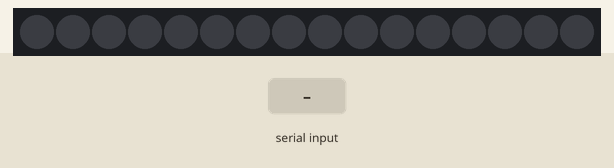
This sketch was run on a simulated Arduino Uno, built with avr-gcc and run on an emulated ATmega328P. Parts: 16 RGB LEDs in strip order, left to right. The test bench sets the inputs (shaded band). What the sketch prints to the serial monitor is not drawn.

Above: at 1.2 s.
1.3 s: byte 65 (65) received over Serial
At 9.5 s:
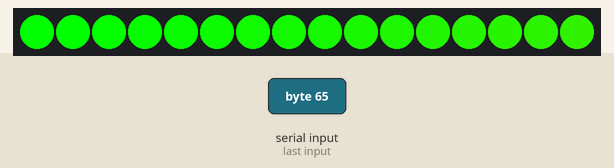
9.8 s: "P" received over Serial
At 12.7 s:
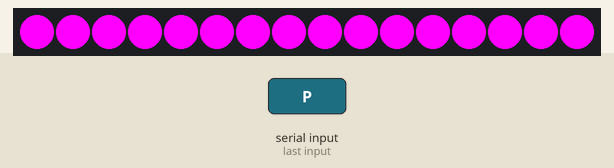
12.8 s: byte 89 (89) received over Serial
At 15.7 s:
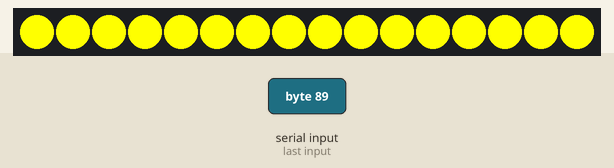
15.8 s: byte 83 (83) received over Serial
At 18.7 s:
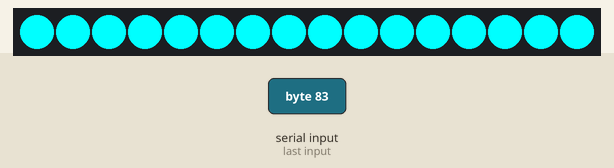
18.8 s: byte 76 (76) received over Serial
At 21.7 s:
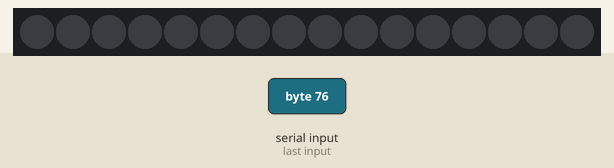
21.8 s: byte 79 (79) received over Serial
At 25.5 s:
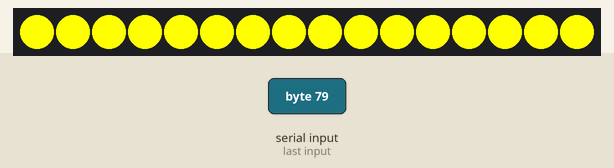

Measured:
- after the input at 1.3 s, the LEDs: first change after 2.0 s (image 1 shows a later state)
- after the input at 9.8 s, the LEDs: first change after 2.0 s (image 2 shows a later state)
- after the input at 12.8 s, the LEDs: first change after 2.0 s (image 3 shows a later state)
- after the input at 15.8 s, the LEDs: first change after 2.0 s (image 4 shows a later state)
- after the input at 18.8 s, the LEDs: first change after 2.0 s (image 5 shows a later state)
- after the input at 21.8 s, the LEDs: first change after 2.0 s (image 6 shows a later state)

The sketch:

temptest.ino
```cpp
#include <DHT.h>
#include <Wire.h>
#include <BH1750.h>
#include <Adafruit_NeoPixel.h>
#define DHTPIN A1
#define DHTTYPE DHT11

#define PIN 6

//네오픽셀을 사용하기 위해 객체 하나를 생성한다.
//첫번째 인자값은 네오픽셀의 LED의 개수
//두번째 인자값은 네오픽셀이 연결된 아두이노의 핀번호
//세번째 인자값은 네오픽셀의 타입에 따라 바뀌는 flag

Adafruit_NeoPixel strip = Adafruit_NeoPixel(16, PIN, NEO_GRB + NEO_KHZ800);

DHT dht(DHTPIN, DHTTYPE);

BH1750 lightMeter;

void setup(){
  Serial.begin(9600);
  Wire.begin();
  lightMeter.begin();
  strip.begin(); //네오픽셀을 초기화하기 위해 모든LED를 off시킨다
  strip.show();
}


int data,h,t,bright;

void loop(){
  while(Serial.available()){
    delay(2000);

    data = Serial.read();
    Serial.print(data);
    if(data == 69){ //WarmWhite
      strip.setBrightness(50);
      colorWipe(strip.Color(255, 100, 0), 40);
      strip.show();
    }
    if(data == 82){ //RED
      colorWipe(strip.Color(255, 0, 0), 50);

    }
    if(data == 66){ //BLUE
      colorWipe(strip.Color(0, 0, 255), 50);
    }
    if(data == 71){ //GREEN
      colorWipe(strip.Color(0, 255, 0), 50);
    }
    if(data == 80){ //PINK
      colorWipe(strip.Color(255, 0, 255), 50);
    }
    if(data == 87){ //WHITE
      colorWipe(strip.Color(255, 255, 255), 50);
    }
    if(data == 89){ //YELLOW
      colorWipe(strip.Color(255, 255, 0), 50);
    }
    if(data == 83){ //SKY
      colorWipe(strip.Color(0, 255, 255), 50);
    }
    if(data == 65){ //RAINBOW
      rainbow(20);
    }
    if(data == 76){ //BLACK
      colorWipe(strip.Color(0, 0, 0), 50);
    }
    if(data == 79){ //POWER ON
      colorWipe(strip.Color(255, 255, 0), 50);
      strip.setBrightness(30);
    }
    if(data == 70){ //POWER OFF
      strip.clear();
      strip.show();
    }
    if(data == 77){ //Bright255
      strip.setBrightness(255);
      colorWipe(strip.Color(255, 100, 0), 40);
      strip.show();
    }
    if(data == 48){ //Bright100
      strip.setBrightness(100);
      colorWipe(strip.Color(255, 100, 0), 40);
      strip.show();
    }

    if(data == 84){
      h = dht.readHumidity();     //습도
      t = dht.readTemperature();  //온도
      Serial.print(h);
      Serial.print(" ");
      Serial.print(t);
      Serial.print(" ");
      int cdsValue = analogRead(A4);
      int lux = lightMeter.readLightLevel();
      Serial.println(lux);        //조도
    }

  }
}

//모든 LED를 출력가능한 모든색으로 한번씩 보여주는 동작을 한번하는 함수
void rainbow(uint8_t wait) {
  uint16_t i, j;

  for(j=0; j<256; j++) {
    for(i=0; i<strip.numPixels(); i++) {
      strip.setPixelColor(i, Wheel((i+j) & 255));
    }
    strip.show();
    delay(wait);
  }
}

void colorWipe(uint32_t c, uint8_t wait) {
  for(uint16_t i=0; i<strip.numPixels(); i++) {
      strip.setPixelColor(i, c);
      strip.show();
      delay(wait);
  }
}

//NeoPixel에 달린 LED를 각각 다른색으로 시작하여 다양한색으로 5번 반복한다
void rainbowCycle(uint8_t wait) {
  uint16_t i, j;

  for(j=0; j<256*5; j++) {
    for(i=0; i< strip.numPixels(); i++) {
      strip.setPixelColor(i, Wheel(((i * 256 / strip.numPixels()) + j) & 255));
    }
    strip.show();
    delay(wait);
  }
}

//255가지의 색을 나타내는 함수
uint32_t Wheel(byte WheelPos) {
  if(WheelPos < 85) {
   return strip.Color(WheelPos * 3, 255 - WheelPos * 3, 0);
  } else if(WheelPos < 170) {
   WheelPos -= 85;
   return strip.Color(255 - WheelPos * 3, 0, WheelPos * 3);
  } else {
   WheelPos -= 170;
   return strip.Color(0, WheelPos * 3, 255 - WheelPos * 3);
  }
}
```
